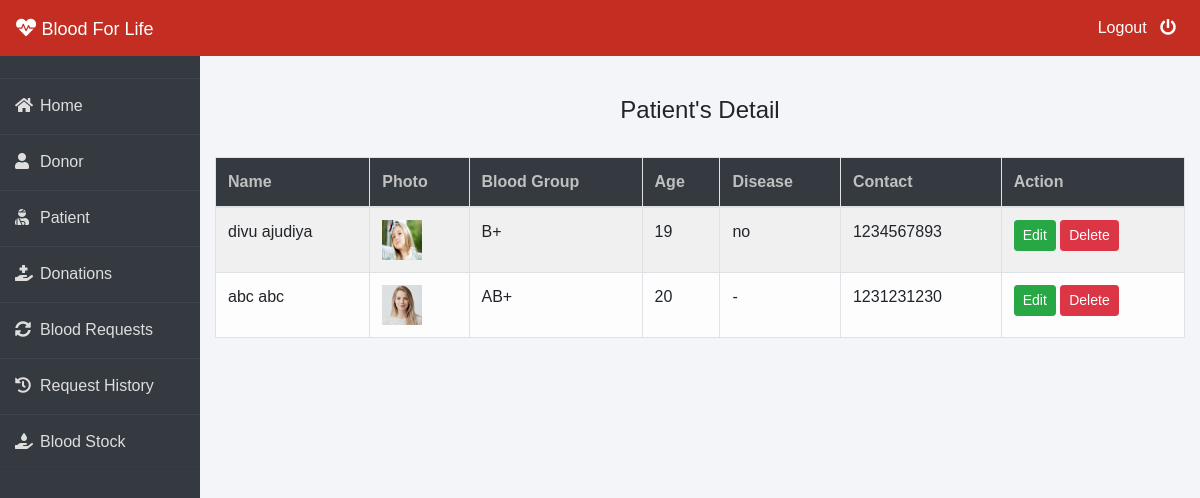
/admin-patient (signed in), run on the app's committed database.
### patient/models.py (models this page shows, shortened)
class Patient(models.Model):
    user=models.OneToOneField(User,on_delete=models.CASCADE)
    profile_pic= models.ImageField(upload_to='profile_pic/Patient/',null=True,blank=True)
    age=models.PositiveIntegerField()
    bloodgroup=models.CharField(max_length=10)
    disease=models.CharField(max_length=100)
    doctorname=models.CharField(max_length=50)
    address = models.CharField(max_length=40)
    mobile = models.CharField(max_length=20,null=False)
    @property
    def get_name(self):
        return self.user.first_name+" "+self.user.last_name

### blood/views.py (the view)
# urls.py: path('admin-patient', views.admin_patient_view,name='admin-patient'),
@login_required(login_url='adminlogin')
def admin_patient_view(request):
    patients=pmodels.Patient.objects.all()
    return render(request,'blood/admin_patient.html',{'patients':patients})

### templates/blood/admin_patient.html
{% extends 'blood/adminbase.html' %}
{% block content %}
{% load widget_tweaks %}
{%load static%}
<br><br>
<div class="container">
    <H4 class="text-center">Patient's Detail</H4><br>
    <table class="table table-light table-hover table-bordered table-striped">
        <thead class="bg-dark">
            <tr>
                <th scope="col" style="color: rgb(192, 192, 192);">Name</th>
                <th scope="col" style="color: rgb(192, 192, 192);">Photo</th>
                <th scope="col" style="color: rgb(192, 192, 192);">Blood Group</th>
                <th scope="col" style="color: rgb(192, 192, 192);">Age</th>
                <th scope="col" style="color: rgb(192, 192, 192);">Disease</th>
                <th scope="col" style="color: rgb(192, 192, 192);">Contact</th>
                <th style="color: rgb(192, 192, 192);">Action</th>
            </tr>
        </thead>
        <tbody>
            {% for t in patients %}
            <tr>
                <td> {{t.get_name}}</td>
                <td> <img src="{% static t.profile_pic.url %}" alt="Profile Pic" height="40px" width="40px" /></td>
                <td>{{t.bloodgroup}}</td>
                <td>{{t.age}}</td>
                <td>{{t.disease}}</td>
                <td>{{t.mobile}}</td>
                <td>
                    <button class="btn btn-success btn-sm"><a  style="text-decoration: none;color: white;" href="{% url 'update-patient' t.id  %}">Edit</a> </button>
                    <button class="btn btn-danger btn-sm"><a  style="text-decoration: none;color: white;" href="{% url 'delete-patient' t.id  %}">Delete</a> </button>
                </td>
            </tr>
            {% endfor %}
        </tbody>
    </table>
</div>
{% endblock content %}

### templates/blood/adminbase.html (style rules this page uses)
* { margin: 0; padding: 0; box-sizing: border-box; list-style: none; text-decoration: none; font-family: 'Josefin Sans', sans-serif; }
body { background-color: #f3f5f9; }

### data on the page
Patient: get_name "divu ajudiya", profile_pic (picture), bloodgroup "B+", age "19", disease "no", mobile "1234567893"
Patient: get_name "abc abc", profile_pic (picture), bloodgroup "AB+", age "20", disease "-", mobile "1231231230"
